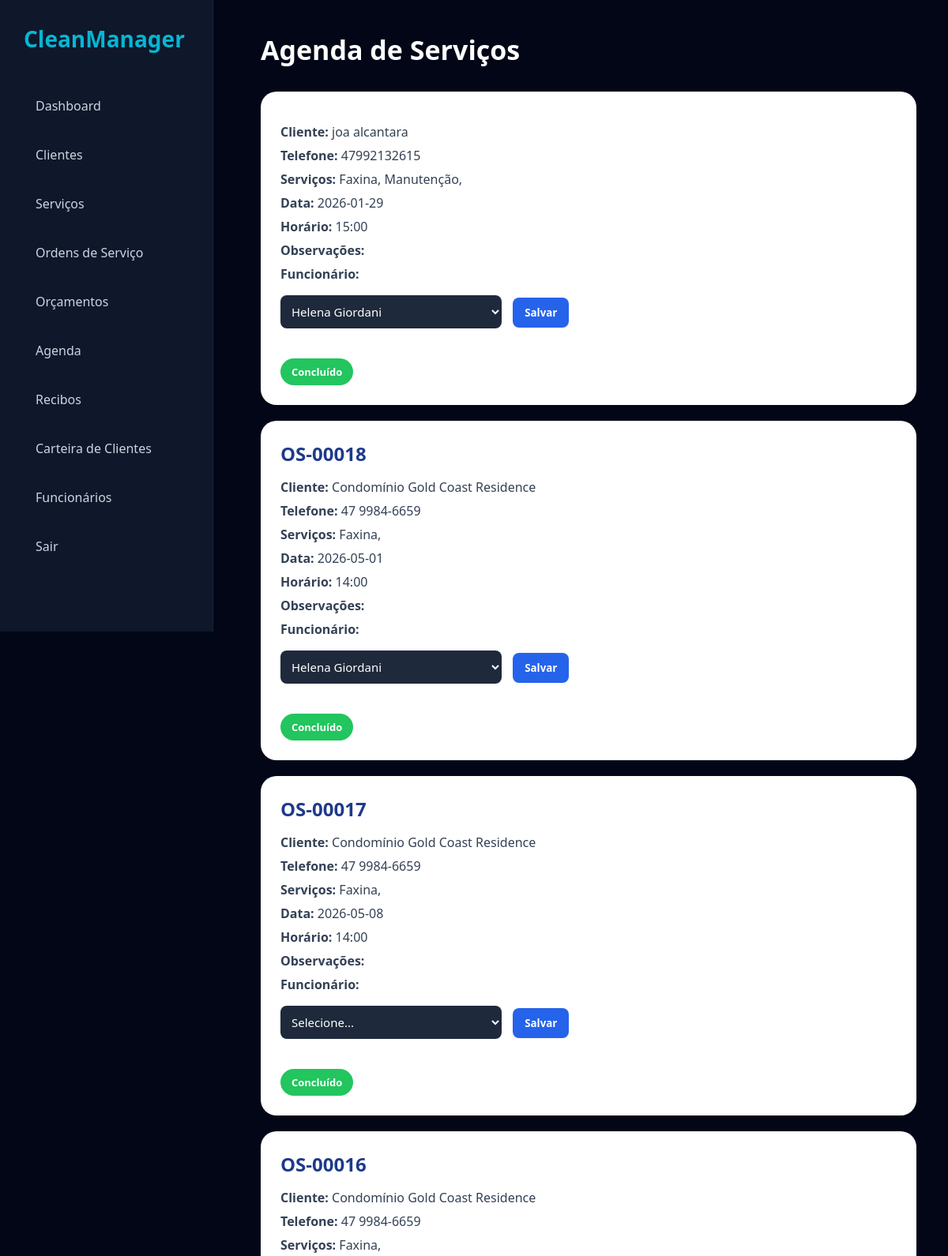
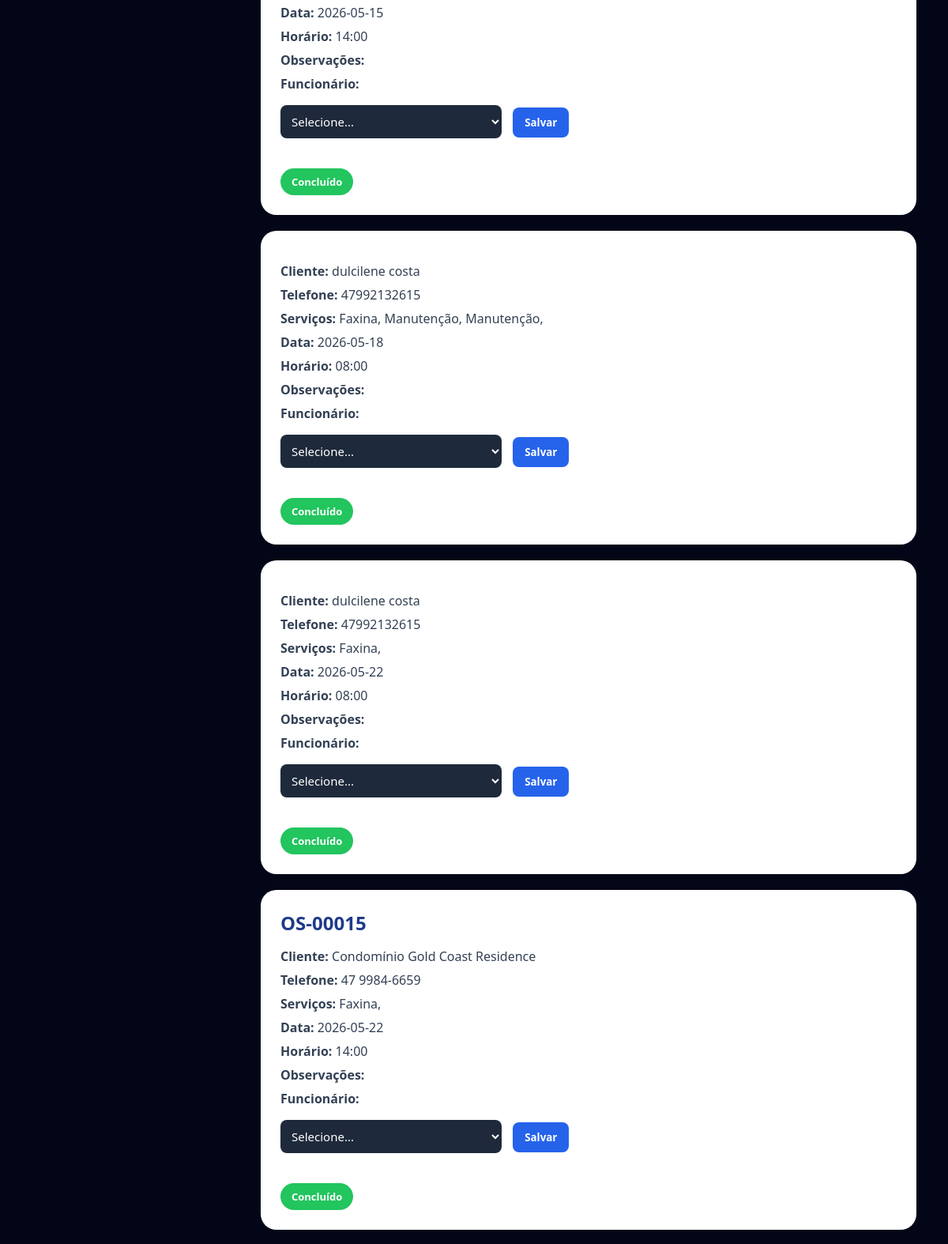
Screenshot of /admin/agenda.php (upper part) with the database file from the repository (2 pictures, top to bottom).
### tables this page shows
CREATE TABLE agenda (

    id INTEGER PRIMARY KEY AUTOINCREMENT,

    cliente TEXT,

    telefone TEXT,

    servicos TEXT,

    data TEXT,

    status TEXT

, orcamento_id INTEGER, horario TEXT, observacoes TEXT, os_numero TEXT, valor REAL DEFAULT 0, funcionario_id INTEGER, funcionario_nome TEXT);

CREATE TABLE funcionarios (

id INTEGER PRIMARY KEY AUTOINCREMENT,

nome TEXT,

cpf TEXT,

telefone TEXT,

email TEXT,

endereco TEXT,

cargo TEXT,

usuario TEXT,

senha TEXT,

nivel TEXT,

ativo INTEGER DEFAULT 1

);

### admin/agenda.php (the view, shortened to what this page needs)
<?php
include '../config/conexao.php';
$agenda = $db->query("
SELECT *
FROM agenda
ORDER BY
CASE
    WHEN status = 'Agendado' THEN 1
    WHEN status = 'Em andamento' THEN 2
    WHEN status = 'Concluído' THEN 3
    ELSE 4
END,
data ASC,
horario ASC
");
?>
<!DOCTYPE html>
<html lang="pt-br">
<head>
<link rel="stylesheet"
href="../assets/css/dashboard.css">
</head>
<body>
<?php include '../includes/sidebar.php'; ?>
<div class="content">
<div class="topbar">
<h1>Agenda de Serviços</h1>
</div>
<?php while($item = $agenda->fetchArray()) { ?>
<div class="agenda-card">
<h2>
<?= $item['os_numero']; ?>
</h2>
<p>
<strong>Cliente:</strong>
<?= $item['cliente']; ?>
</p>
<p>
<strong>Telefone:</strong>
<?= $item['telefone']; ?>
</p>
<p>
<strong>Serviços:</strong>
<?= $item['servicos']; ?>
</p>
<p>
<strong>Data:</strong>
<?= $item['data']; ?>
</p>
<p>
<strong>Horário:</strong>
<?= $item['horario']; ?>
</p>
<p>
<strong>Observações:</strong>
</p>
<?php
$funcionarios = $db->query("
SELECT *
FROM funcionarios
WHERE ativo = 1
ORDER BY nome
");
?>
<p>
<strong>Funcionário:</strong>
<form
method="POST"
action="salvar-funcionario-agenda.php">
<select
name="funcionario_id"
style="
padding:10px;
border-radius:8px;
margin-top:8px;
width:280px;
">
<option value="">
Selecione...
</option>
<?php
while($f = $funcionarios->fetchArray()){
?>
<option
value="<?= $f['id']; ?>"
<?= $item['funcionario_id']==$f['id'] ? 'selected' : ''; ?>>
<?= $f['nome']; ?>
</option>
<?php } ?>
</select>
<button
style="
margin-left:10px;
padding:10px 15px;
background:#2563eb;
color:white;
border:none;
border-radius:8px;">
Salvar
</button>
</form>
</p>
<div class="action-area">
<?php if($item['status'] == 'Concluído') { ?>
<span class="status concluido">
Concluído
</span>
<?php } ?>
</div>
</div>
<?php } ?>
</div>
</body>
</html>

### assets/css/dashboard.css (style rules this page uses)
* { margin: 0; padding: 0; box-sizing: border-box; font-family: "Segoe UI", sans-serif; }
body { background: #020617; color: white; }
.content { margin-left: 290px; padding: 40px; }
.topbar { display: flex; justify-content: space-between; align-items: center; margin-bottom: 30px; }
.topbar h1 { font-size: 34px; }
input, select { width: 100%; padding: 16px; background: #1e293b; border: none; border-radius: 14px; color: white; margin-bottom: 18px; font-size: 15px; }
button { background: #06b6d4; color: white; border: none; padding: 16px 22px; border-radius: 14px; font-weight: bold; cursor: pointer; transition: 0.3s; }
.status { padding: 8px 14px; border-radius: 999px; font-size: 13px; font-weight: bold; }
.concluido { background: #14532d; color: #86efac; }

### admin/agenda.php (style rules this page uses)
.agenda-card { background:white; padding:25px; border-radius:20px; margin-bottom:20px; }
.agenda-card h2 { color:#1e3a8a; margin-bottom:15px; }
.agenda-card p { margin:8px 0; color:#334155; }
.status { color:white; padding:8px 14px; border-radius:20px; display:inline-block; font-weight:bold; }
.concluido { background:#22c55e; }
.action-area { margin-top:20px; }

### rows the page displays
agenda: cliente "joa alcantara", telefone "47992132615", servicos "Faxina, Manutenção,", data "2026-01-29", horario "15:00", funcionario_id "Helena Giordani", status "Concluído"
agenda: os_numero "OS-00018", cliente "Condomínio Gold Coast Residence", telefone "47 9984-6659", servicos "Faxina,", data "2026-05-01", horario "14:00", funcionario_id "Helena Giordani", status "Concluído"
agenda: os_numero "OS-00017", cliente "Condomínio Gold Coast Residence", telefone "47 9984-6659", servicos "Faxina,", data "2026-05-08", horario "14:00", status "Concluído"
agenda: os_numero "OS-00016", cliente "Condomínio Gold Coast Residence", telefone "47 9984-6659", servicos "Faxina,", data "2026-05-15", horario "14:00", status "Concluído"
agenda: cliente "dulcilene costa", telefone "47992132615", servicos "Faxina, Manutenção, Manutenção,", data "2026-05-18", horario "08:00", status "Concluído"
agenda: cliente "dulcilene costa", telefone "47992132615", servicos "Faxina,", data "2026-05-22", horario "08:00", status "Concluído"
agenda: os_numero "OS-00015", cliente "Condomínio Gold Coast Residence", telefone "47 9984-6659", servicos "Faxina,", data "2026-05-22", horario "14:00", status "Concluído"
